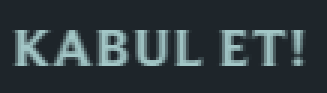
#> input picture template.png, 109 x 31 px (shown 3 times larger)
$ python main.py
#> lines starting #> are read from the running program, lines starting #| are printed output that depends on the picture
import cv2
import numpy as np
import pyautogui
import time

template = cv2.imread("template.png", cv2.IMREAD_GRAYSCALE)
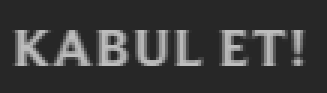
#> template: shape (31, 109) (shown 3 times larger); min 39, max 189, mean 59.7

active = True
while active:
    image = pyautogui.screenshot()
#> (the run stopped early here; a loop or call above may not have finished)
